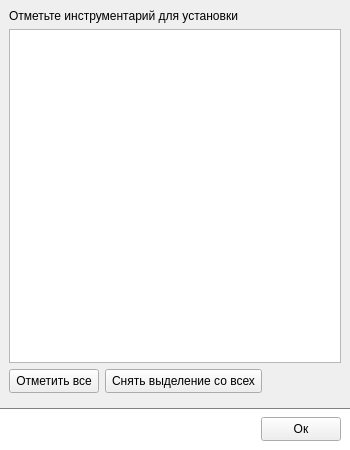
<?xml version="1.0" encoding="UTF-8"?>
<ui version="4.0">
 <class>Dialog_NewPlugins</class>
 <widget class="QDialog" name="Dialog_NewPlugins">
  <property name="geometry">
   <rect>
    <x>0</x>
    <y>0</y>
    <width>350</width>
    <height>450</height>
   </rect>
  </property>
  <property name="windowTitle">
   <string>Dialog</string>
  </property>
  <layout class="QVBoxLayout" name="verticalLayout">
   <property name="margin">
    <number>0</number>
   </property>
   <item>
    <widget class="QWidget" name="widget_2" native="true">
     <layout class="QVBoxLayout" name="verticalLayout_2">
      <item>
       <widget class="QLabel" name="label">
        <property name="text">
         <string>Отметьте инструментарий для установки</string>
        </property>
       </widget>
      </item>
      <item>
       <widget class="QListWidget" name="listWidget">
        <property name="editTriggers">
         <set>QAbstractItemView::NoEditTriggers</set>
        </property>
        <property name="verticalScrollMode">
         <enum>QAbstractItemView::ScrollPerPixel</enum>
        </property>
        <property name="horizontalScrollMode">
         <enum>QAbstractItemView::ScrollPerPixel</enum>
        </property>
       </widget>
      </item>
      <item>
       <widget class="QWidget" name="widget" native="true">
        <layout class="QHBoxLayout" name="horizontalLayout_2">
         <property name="margin">
          <number>0</number>
         </property>
         <item>
          <widget class="QToolButton" name="tBt_SelectAll">
           <property name="minimumSize">
            <size>
             <width>0</width>
             <height>24</height>
            </size>
           </property>
           <property name="maximumSize">
            <size>
             <width>16777215</width>
             <height>24</height>
            </size>
           </property>
           <property name="text">
            <string>Отметить все</string>
           </property>
          </widget>
         </item>
         <item>
          <widget class="QToolButton" name="tBt_DeselectAll">
           <property name="minimumSize">
            <size>
             <width>0</width>
             <height>24</height>
            </size>
           </property>
           <property name="maximumSize">
            <size>
             <width>16777215</width>
             <height>24</height>
            </size>
           </property>
           <property name="text">
            <string>Снять выделение со всех</string>
           </property>
          </widget>
         </item>
         <item>
          <spacer name="horizontalSpacer_2">
           <property name="orientation">
            <enum>Qt::Horizontal</enum>
           </property>
           <property name="sizeHint" stdset="0">
            <size>
             <width>90</width>
             <height>20</height>
            </size>
           </property>
          </spacer>
         </item>
        </layout>
       </widget>
      </item>
     </layout>
    </widget>
   </item>
   <item>
    <widget class="QWidget" name="wgt_Buttons" native="true">
     <property name="sizePolicy">
      <sizepolicy hsizetype="Preferred" vsizetype="Fixed">
       <horstretch>0</horstretch>
       <verstretch>0</verstretch>
      </sizepolicy>
     </property>
     <property name="styleSheet">
      <string notr="true">#wgt_Buttons
{
	border-top: 1px solid gray;
	background: white;
}</string>
     </property>
     <layout class="QHBoxLayout" name="horizontalLayout">
      <item>
       <spacer name="horizontalSpacer">
        <property name="orientation">
         <enum>Qt::Horizontal</enum>
        </property>
        <property name="sizeHint" stdset="0">
         <size>
          <width>243</width>
          <height>20</height>
         </size>
        </property>
       </spacer>
      </item>
      <item>
       <widget class="QToolButton" name="tBt_Ok">
        <property name="minimumSize">
         <size>
          <width>80</width>
          <height>24</height>
         </size>
        </property>
        <property name="maximumSize">
         <size>
          <width>80</width>
          <height>24</height>
         </size>
        </property>
        <property name="text">
         <string>Ок</string>
        </property>
       </widget>
      </item>
     </layout>
    </widget>
   </item>
  </layout>
 </widget>
 <resources/>
 <connections>
  <connection>
   <sender>tBt_Ok</sender>
   <signal>clicked()</signal>
   <receiver>Dialog_NewPlugins</receiver>
   <slot>accept()</slot>
   <hints>
    <hint type="sourcelabel">
     <x>347</x>
     <y>458</y>
    </hint>
    <hint type="destinationlabel">
     <x>198</x>
     <y>239</y>
    </hint>
   </hints>
  </connection>
 </connections>
</ui>
